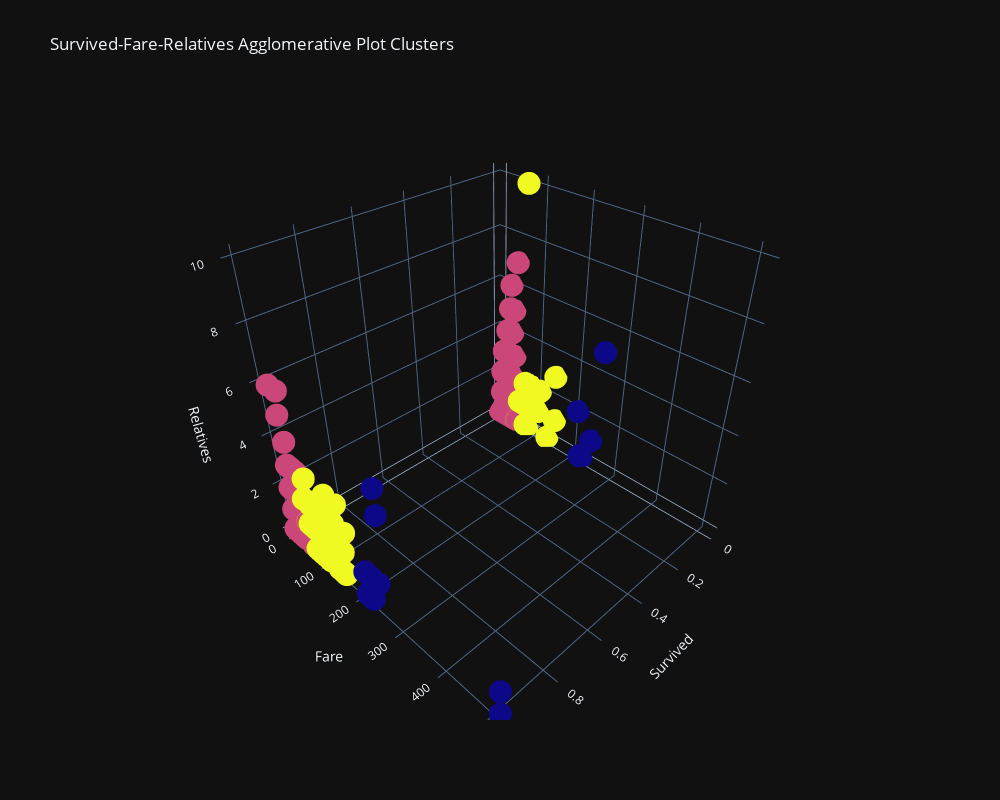

The cell this chart's notebook holds for it:
### Code cell
df.insert((df.shape[1]), 'agglomerative', agglomerative)
fig = px.scatter_3d(
    df, x='Survived', y='Fare', z='Relatives',
    color=df['agglomerative'], hover_data=['Sex', 'Age', 'EmbarkedValue'],
    width=1000, height=800,
    title='Survived-Fare-Relatives Agglomerative Plot Clusters'
)
fig.update(layout_coloraxis_showscale=False)
fig.show()

### Figure 1 — Plotly figure (JSON) as saved in the notebook; plotly's stock layout.template omitted (floating-point values rounded to 4 significant figures; data arrays with more than 128 entries replaced by an {"elided": "..."} marker saying what was removed)
{"data": [{"customdata": {"elided": "891x3 mixed values"}, "hovertemplate": "Survived=%{x}<br>Fare=%{y}<br>Relatives=%{z}<br>Sex=%{customdata[0]}<br>Age=%{customdata[1]}<br>EmbarkedValue=%{customdata[2]}<br>agglomerative=%{marker.color}<extra></extra>", "legendgroup": "", "marker": {"color": {"elided": "891 int values"}, "coloraxis": "coloraxis", "symbol": "circle"}, "mode": "markers", "name": "", "scene": "scene", "showlegend": false, "type": "scatter3d", "x": {"elided": "891 int values"}, "y": {"elided": "891 float values"}, "z": {"elided": "891 int values"}}], "layout": {"coloraxis": {"colorbar": {"title": {"text": "agglomerative"}}, "colorscale": [[0, "#0d0887"], [0.1111, "#46039f"], [0.2222, "#7201a8"], [0.3333, "#9c179e"], [0.4444, "#bd3786"], [0.5556, "#d8576b"], [0.6667, "#ed7953"], [0.7778, "#fb9f3a"], [0.8889, "#fdca26"], [1, "#f0f921"]], "showscale": false}, "height": 800, "legend": {"tracegroupgap": 0}, "scene": {"domain": {"x": [0, 1], "y": [0, 1]}, "xaxis": {"title": {"text": "Survived"}}, "yaxis": {"title": {"text": "Fare"}}, "zaxis": {"title": {"text": "Relatives"}}}, "title": {"text": "Survived-Fare-Relatives Agglomerative Plot Clusters"}, "width": 1000}}
